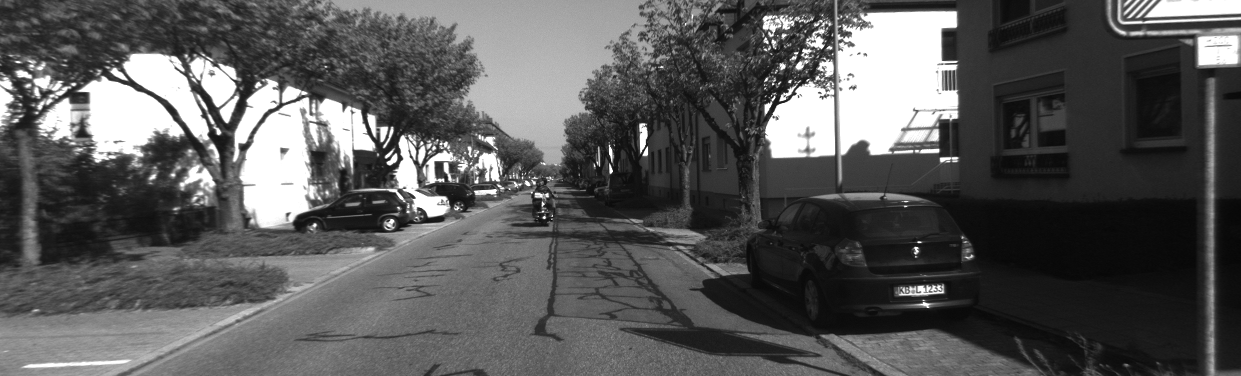
//> input picture assignments/PA6/code/left.png, 1241 x 376 px
$ ./disparity   (built with g++ and OpenCV 4)
//> lines starting //> are read from the running program, lines starting //| are printed output that depends on the picture; after the words box and inside, x2 and y2 are one past the last pixel; in counts of white or black regions, pixels touching at a corner belong together
#include <opencv2/opencv.hpp>
#include <string>
#include <Eigen/Core>
#include <Eigen/Dense>

using namespace std;
using namespace cv;

string left_img  = "./left.png";    // left image
string right_img = "./right.png";   // right image
string disparity_img = "./disparity.png";    // disparity image

// get this from optical_flow.cpp
float GetPixelValue(const cv::Mat &img, float x, float y) {
    uchar *data = &img.data[int(y) * img.step + int(x)];
    float xx = x - floor(x);
    float yy = y - floor(y);
    return float(
            (1 - xx) * (1 - yy) * data[0] +
            xx * (1 - yy) * data[1] +
            (1 - xx) * yy * data[img.step] +
            xx * yy * data[img.step + 1]
    );
}

int main(int argc, char **argv) {

    // load images
    Mat left      = imread(left_img, 0);
//> left is the input picture: 376 rows x 1241 cols, CV_8UC1; min 6, max 255, mean 89
    Mat right     = imread(right_img, 0);
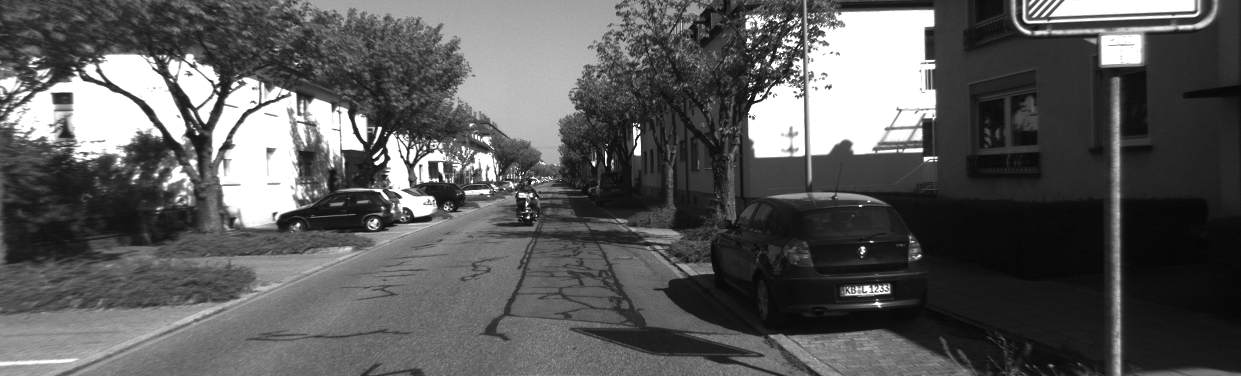
//> input picture assignments/PA6/code/right.png, 1241 x 376 px
//> right is the input picture: 376 rows x 1241 cols, CV_8UC1; min 5, max 255, mean 90.3
    Mat disparity = imread(disparity_img, 0);
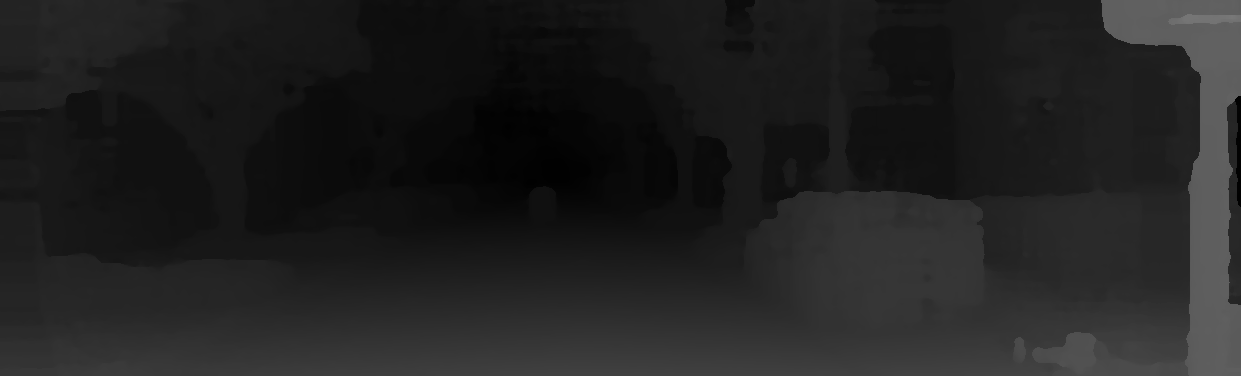
//> input picture assignments/PA6/code/disparity.png, 1241 x 376 px
//> disparity is the input picture: 376 rows x 1241 cols, CV_8UC1; min 1, max 120, mean 32.9

    // key points, using GFTT here.
    vector<KeyPoint> kps;
    Ptr<GFTTDetector> detector = GFTTDetector::create(500, 0.01, 20); // maximum 500 keypoints
    detector->detect(left, kps);
//> kps = 368 keypoints; strongest (x, y, size): (544, 217, 3), (780, 100, 3), (789, 82, 3), (385, 157, 3)

    // use opencv's flow for validation
    vector<Point2f> pt1, pt2;
    for (auto &kp: kps) pt1.push_back(kp.pt);
//> this loop made 368 passes
//> after the loop, pt1 = 368 Points (x, y), first 12: [544, 217], [780, 100], [789, 82], [385, 157], [915, 248], [610, 173], [443, 181], [474, 191], [414, 197], [643, 155], [392, 127], [797, 52]
    vector<uchar> status;
    vector<float> error;
    cv::calcOpticalFlowPyrLK(left, right, pt1, pt2, status, error, cv::Size(16, 16));
//> pt2 = 368 Points (x, y), first 12: [528, 216.8], [755.1, 99.33], [764.5, 81.55], [372.7, 157], [861.4, 247.8], [605.3, 164], [437.4, 180.8], [464.1, 190.9], [400, 196.7], [635.8, 154], [378.9, 127], [771.6, 51.41]; status = 368 values, max 1 at index 0, min 0 at index 60, mean 0.938; error = 368 values, max 191.1 at index 302, min 0 at index 60, mean 12.54

    Mat optical_flows;
    cv::cvtColor(left, optical_flows, cv::COLOR_GRAY2BGR);
    int num = 0;
    int outliers = 0;
    for (int i = 0; i < pt2.size(); i++) {
        if (status[i]) {
            num++;
            cv::circle(optical_flows, pt2[i], 2, cv::Scalar(0, 250, 0), 2);
            cv::line(optical_flows, pt1[i], pt2[i], cv::Scalar(0, 250, 0));

            double dx = pt1[i].x - pt2[i].x;
            double gt = GetPixelValue(disparity, pt1[i].x, pt1[i].y);
            double re = (dx-gt)/gt * 100;

            cout << "Disparity from Optical Flow: " << dx << ", GT: " << gt << ", Relative Error:" << re << "%" << endl;
            if (re > 10 or re < -10) outliers++;
        }
    }
//> this loop made 368 passes
//> (dx, gt, re) on passes 1 to 12: (15.95, 16, -0.317), (24.92, 25, -0.313), (24.5, 24, 2.09), (12.31, 12, 2.61), (53.57, 53, 1.08), (4.74, 8, -40.75), (5.64, 6, -6.02), (9.88, 9, 9.76), (14.04, 13, 8), (7.16, 10, -28.42), (13.07, 12, 8.94), (25.41, 26, -2.29)
//| Disparity from Optical Flow: 15.9493, GT: 16, Relative Error:-0.31662%
//| Disparity from Optical Flow: 24.9216, GT: 25, Relative Error:-0.313477%
//| Disparity from Optical Flow: 24.5024, GT: 24, Relative Error:2.09325%
//| Disparity from Optical Flow: 12.3136, GT: 12, Relative Error:2.61332%
//| Disparity from Optical Flow: 53.5726, GT: 53, Relative Error:1.08044%
//| Disparity from Optical Flow: 4.74036, GT: 8, Relative Error:-40.7455%
//| Disparity from Optical Flow: 5.63882, GT: 6, Relative Error:-6.01959%
//| Disparity from Optical Flow: 9.87808, GT: 9, Relative Error:9.75647%
//> (output is shown up to pass 8 of 368)
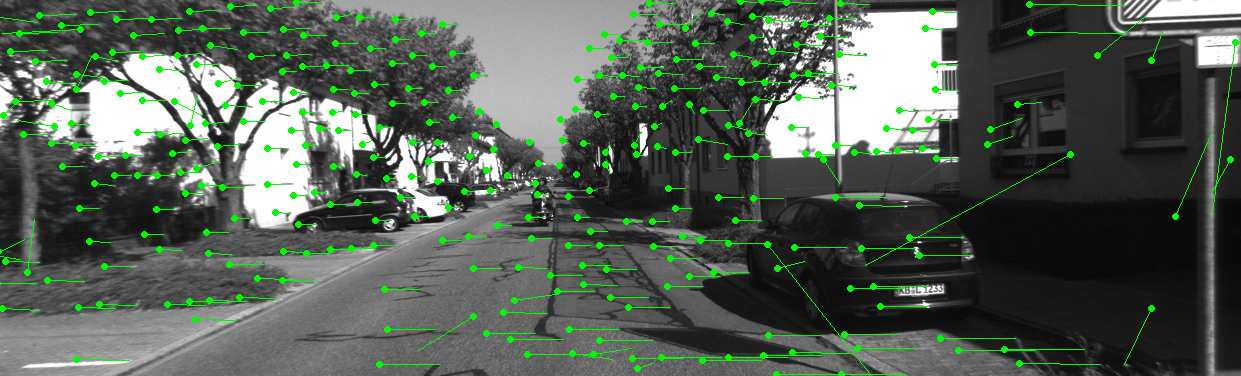
//> optical_flows: 376 rows x 1241 cols, CV_8UC3; 4.39% of pixels changed, all inside (x1, y1, x2, y2) = (0, 0, 1239, 376)
//> after the loop, num = 345; outliers = 72

    cout << "Outliers: " << outliers << ", Percent: " << (double) outliers / num * 100 << endl;

    Mat leftkps;
    cv::drawKeypoints(left, kps, leftkps, cv::Scalar::all(-1),
                      cv::DrawMatchesFlags::DRAW_RICH_KEYPOINTS);

    cv::imshow("left image", left);
    cv::imshow("right image", right);
    cv::imshow("disparity image", disparity);
    cv::imshow("keypoints", leftkps);
    cv::imshow("optical_flows", optical_flows);
    cv::waitKey(0);

    return 0;
}
